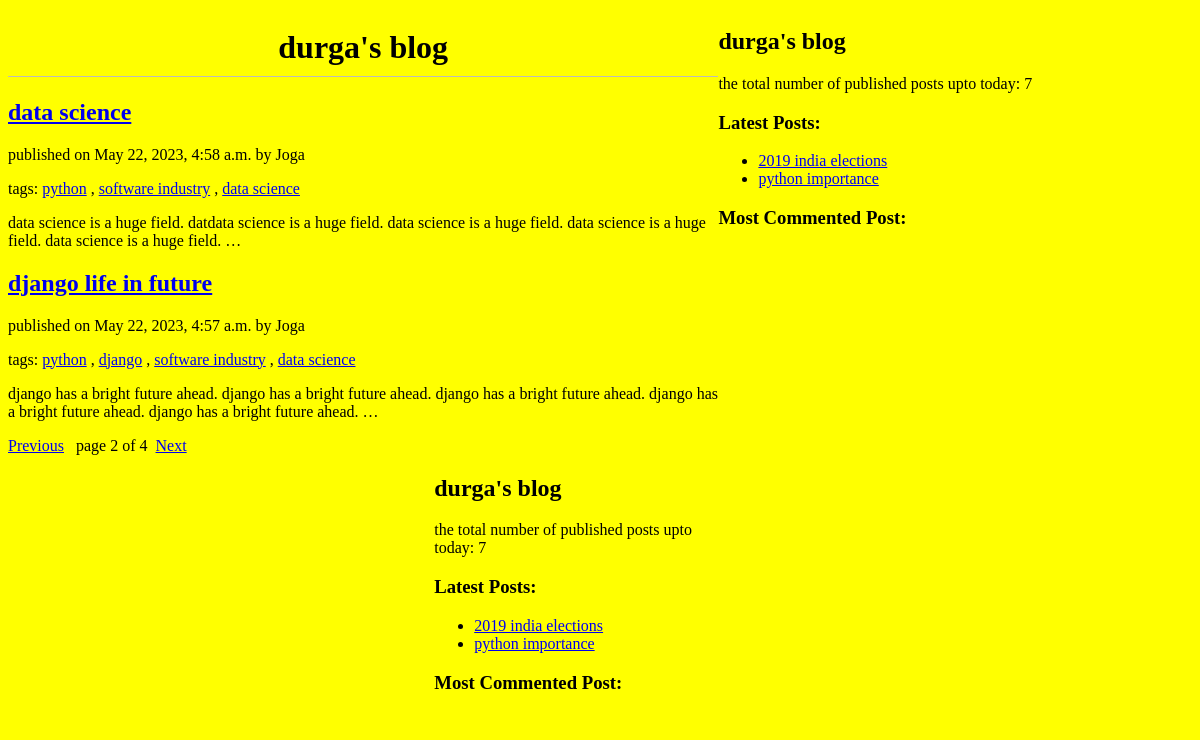
Screenshot of /?page=2 with the database file from the repository.
### blog/models.py (models this page shows, shortened)
class Post(models.Model):
    STATUS_CHOICES = (('draft','Draft'),('published','Published'))
    title=models.CharField(max_length=256)
    slug=models.SlugField(max_length=264,unique_for_date='publish')
    author=models.ForeignKey(User,on_delete=models.CASCADE,related_name='blog_posts')
    body=models.TextField()
    publish=models.DateTimeField(default=timezone.now)
    created=models.DateTimeField(auto_now_add=True)
    updated=models.DateTimeField(auto_now=True)
    status=models.CharField(max_length=10,choices=STATUS_CHOICES,default='draft')
    objects=CustomManager()
    tags=TaggableManager()
    class Meta:
        ordering=('-publish',)
    def get_absolute_url(self):
        return reverse('post_detail',args=[self.publish.year,
                                           self.publish.strftime('%m'),self.publish.strftime('%d'),
                                           self.slug])

### blog/views.py (the view)
# urls.py: path('',views.post_list_view),
def post_list_view(request,tag_slug=None):
    post_list = Post.objects.all()
    tag=None
    if tag_slug:
        tag=get_object_or_404(Tag,slug=tag_slug)
        post_list=post_list.filter(tags__in=[tag])
    paginator = Paginator(post_list,2)
    page_number = request.GET.get('page')
    try:
        post_list=paginator.page(page_number)
    except PageNotAnInteger:
        post_list=paginator.page(1)
    except EmptyPage:
        post_list=paginator.page(paginator.num_pages)
    return render(request,'blog/index.html',{'post_list':post_list,'tag':tag})

### blog/models.py (called while the page is built)
    def get_queryset(self):
        return super().get_queryset().filter(status='published')

### blog/templatetags/blog_tags.py (called while the page is built)
@register.simple_tag(name='mytag')
def total_post():
    return Post.objects.count()

@register.inclusion_tag('blog/latest_posts123.html')
def show_latest_posts():
    latest_posts=Post.objects.order_by('-publish',)[:2]
    return {'latest_posts':latest_posts}

### templates/blog/index.html (shortened to what this page needs)
{%extends 'blog/base.html' %}
{%block body%}
<div class="content"><h1>durga's blog</h1>
{%for post in post_list%}
    <a href="{{post.get_absolute_url}}"><h2>{{post.title}}</h2></a>
    <p id="date">published on {{post.publish}} by {{post.author|title}}</p>
    <p>tags:
    {%for tag in post.tags.all%}
        <a href="{%url 'post_list_by_tag_name' tag.slug%}">{{tag.name}}</a>
        {%if not forloop.last%},{%endif%}
        {%endfor%}
    </p>
    {{post.body|truncatewords:30|linebreaks}}
{%endfor%}
    {%include 'blog/pagination.html' with page=post_list%}
</div>
{%endblock%}

### templates/blog/latest_posts123.html
<ul>
    {%for post in latest_posts%}
    <li><a href="{{post.get_absolute_url}}">{{post.title}}</a></li>
    {%endfor%}
</ul>

### statics/css/blog.css (style rules this page uses)
body { background:yellow; }
.content { width:60%; float:left; background:yellow; }
h1 { text-align:center; border-bottom:1px solid #bbb; padding-bottom:10px; }
a { text-decorator:none; }

### rows the page displays
Post: title "data science", publish "May 22, 2023, 4:58 a.m.", author "Joga", body "data science is a huge field. datdata science is a huge field. data science is a huge field. data science is a huge field. data science is a huge field. …"
Tag: name "python"
Tag: name "software industry"
Tag: name "data science"
Post: title "django life in future", publish "May 22, 2023, 4:57 a.m.", author "Joga", body "django has a bright future ahead. django has a bright future ahead. django has a bright future ahead. django has a bright future ahead. django has a bright future ahead. …"
Tag: name "django"
Post: title "2019 india elections"
Post: title "python importance"

### other values shown
{{ page.number }} "2"
{{ page.paginator.num_pages }} "4"
